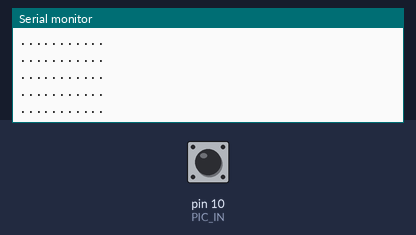
The sketch below on a simulated Arduino Uno, built with avr-gcc and run on an emulated ATmega328P. Shown: the last lines printed to the serial monitor. The inputs (shaded band) are chosen by the test bench; at power-on: pin 10 (PIC_IN) LOW.

Above: at 1.2 s.
1.3 s: pin 10 (PIC_IN) driven HIGH
At 2.2 s:
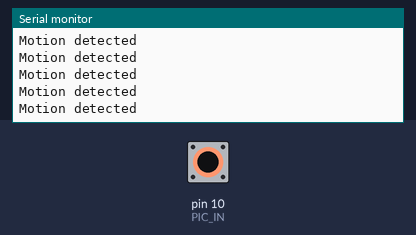
3.2 s: pin 10 (PIC_IN) driven LOW
At 3.8 s:
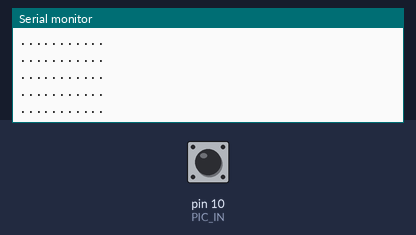
4.7 s: pin 10 (PIC_IN) driven HIGH
At 5.7 s:
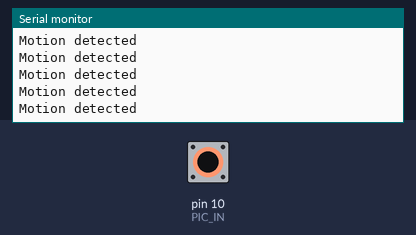

The sketch:

motionSensor_1.ino
```cpp
int PIC_IN = 10;
int LED = 13;


void setup()
{
  Serial.begin(9600);
  pinMode(PIC_IN, INPUT);

  digitalWrite(LED, LOW);
}

void loop()
{
  int val = digitalRead(PIC_IN);

  if (val == HIGH)
  {
    Serial.println("Motion detected");
    digitalWrite(LED, HIGH);
  }
  else
  {
    Serial.println("...........");
    digitalWrite(LED, LOW);
  }
}
```

Measured:
- after the input at 1.3 s, the serial monitor: prints a new line after 0.08 s (image 1)
